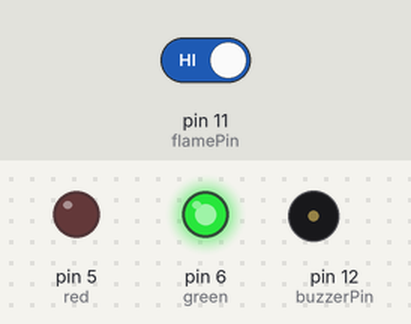
A sketch run on a simulated Arduino Uno, built with avr-gcc and run on an emulated ATmega328P. Shown: output pins drawn as LEDs (lit = HIGH), buzzer (waves = sounding, pin HIGH). Inputs (shaded band) come from the test bench; at power-on: pin 11 (flamePin) HIGH.

Above: at 1.2 s.
1.3 s: pin 11 (flamePin) driven LOW
At 1.9 s:
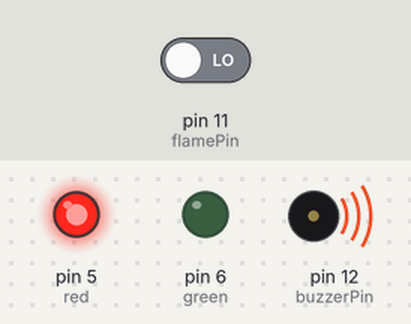
2.8 s: pin 11 (flamePin) driven HIGH
At 4.2 s:
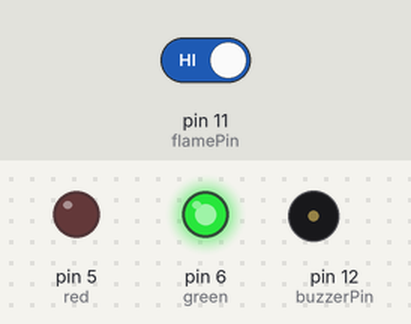
Timing chart, 0 to 5.8 s (numbered marks = the images above; inputs shaded):
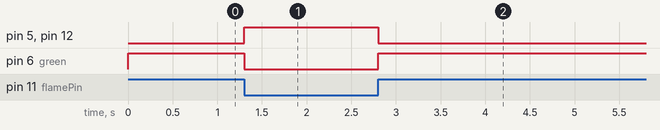

The sketch:

Flame_Sensor.ino
```cpp
int buzzerPin = 12;
int flamePin = 11;
int Flame = HIGH;
int red = 5;
int green = 6;
void setup()
{
  pinMode(buzzerPin,OUTPUT);
  pinMode(red,OUTPUT);
  pinMode(green,OUTPUT);

  pinMode(flamePin,INPUT);
  Serial.begin(9600);

}

void loop()
{
  Flame = digitalRead(flamePin);
  if(Flame == LOW)
  {
    digitalWrite(buzzerPin,HIGH);
    digitalWrite(red,HIGH);
    digitalWrite(green,LOW);
  }

  else
  {
    digitalWrite(buzzerPin,LOW);
    digitalWrite(green,HIGH);
    digitalWrite(red,LOW);
  }


}
```

Measured:
- after the input at 1.3 s, pin 5 (red), pin 12 (buzzerPin): LOW → HIGH at once; pin 6 (green): HIGH → LOW at once
- after the input at 2.8 s, pin 5 (red), pin 12 (buzzerPin): HIGH → LOW at once; pin 6 (green): LOW → HIGH at once
